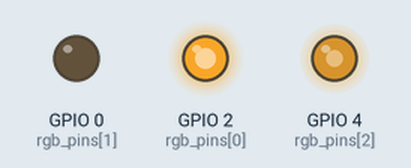
This program was run on a simulated ESP32. Shown: output pins drawn as LEDs (lit = HIGH). Random numbers use the default seed unless the program sets one.

Above: at 0.1 s.
At 9.9 s:
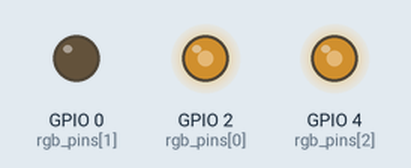
At 19.9 s:
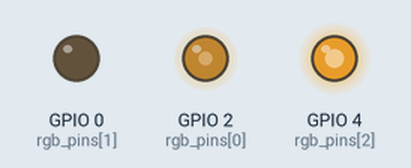
At 39.7 s:
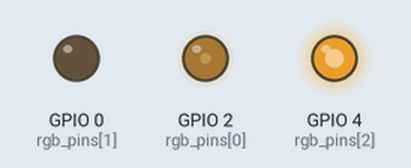
Timing chart, 0 to 40.0 s (numbered marks = the images above):
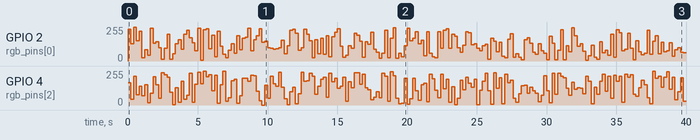

The program:

main.cpp
```cpp
#include <Arduino.h>

#define FRQ 1000
#define PWM_BIT 8 //Necessário que seja 8, pois cada cor do rgb (red green ou blue) tem intensidade de 0 a 255 e (o sistema possui 2^8 * 2^8 * 2^8 cores possíveis)

const byte rgb_pins [] = {2, 0, 4}; //pinos das entradas red green e blue respectivamentte
const byte chns [] = {0, 1, 2}; //canais de PWM
volatile int red, green, blue; //três inteiros "uint32_t"

void setColor(int r, int g, int b);

/*
  Anexa canais aos pinos rgb
  Como cada canal terá uma diferente dutty em cada momentto, é necessário um canal para cada pino
*/
void setup() {
  for(int i=0; i<3; i++){
    ledcAttachPin(rgb_pins[i], chns[i]);
    ledcSetup(chns[i], FRQ, PWM_BIT);     //configura os canais dos pinos rgb//
  }
}

void loop() {
  red=random(0,256); //cria um número randômico entre 0 e 255
  green=random(0,256);
  blue=random(0,256);
  setColor(red,green,blue);
  delay(200);
}

void setColor(int r, int g, int b){
  ledcWrite(rgb_pins[0],r);
  ledcWrite(rgb_pins[1],g);
  ledcWrite(rgb_pins[2],b);
}
```

Measured:
- by itself, GPIO 4 (rgb_pins[2]): 0/255 → 166/255 at 0.00 s, → 42/255 0.20 s later, → 215/255 0.20 s later, → 77/255 0.20 s later, … (200 changes in this stretch)
- by itself, GPIO 2 (rgb_pins[0]): 0/255 → 240/255 at 0.00 s, → 129/255 0.20 s later, → 253/255 0.20 s later, → 151/255 0.20 s later, … (200 changes in this stretch)
